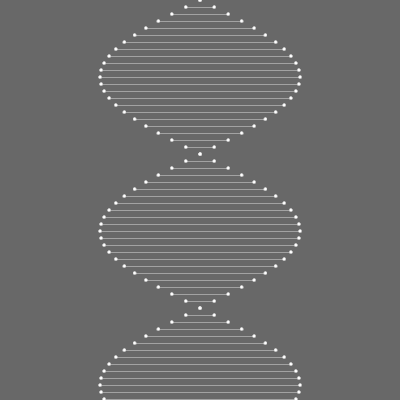
Frame 1 (no input)
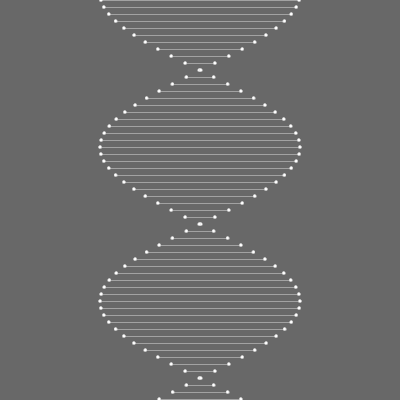
Frame 60 (the mouse pressed at the canvas centre just before this capture)
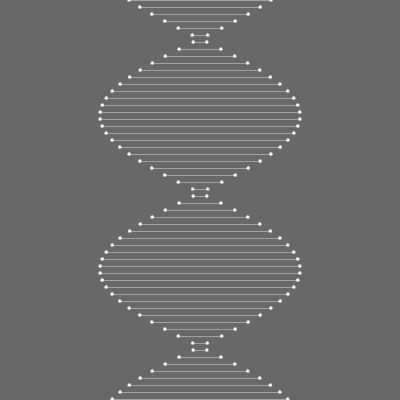
Frame 120 (the mouse held since frame 60 and released just before this capture)

The Processing sketch that drew these frames (run headless with seeded random() and noise(); from frame 60 on, the mouse is pressed at the canvas centre):

// Processing sketch: sketch_25_1
// ── sketch_25_1.pde
//exercise 25.1

float offset = 200;
float scaleVal = 100;
float angleInc = PI/22;
float angle1 = 0;
float angle2 = PI;

void setup() {
  size(400, 400);
  smooth();
  stroke(220);
  strokeWeight(0.5);
  frameRate(7);
}

void draw() {
  background(104);
  for (float y = 0; y < height; y += 7) {
    float xa = offset + (sin(angle1) * scaleVal);
    float xb = offset + (sin(angle2) * scaleVal);
    line(xa, y, xb, y);
    ellipse(xa, y, 3, 3);
    ellipse(xb, y, 3, 3);
    angle1 += angleInc;
    angle2 += angleInc;
    if ((keyPressed == true) && (key == '1')) {
      scaleVal ++;
    } else if ((keyPressed == true) && (key == '2')) {
      scaleVal --;
    } else if ((keyPressed == true) && (key == '3')) {
      angle1 += PI/15;
    } else if ((keyPressed == true) && (key == '4')) {
      angle1 -= PI/15;
    } else if ((keyPressed == true) && (key == '5')) {
      angleInc ++;
    } else if ((keyPressed == true) && (key == '6')) {
      angleInc --;
    } else if ((keyPressed == true) && (key == '7')) {
      offset ++;
    } else if ((keyPressed == true) && (key == '8')) {
      offset --;
    } else if ((keyPressed == true) && (key == '0')) {
      angle1 = 0;
    }
  }
}

//how do you write OR? like this '//'?
